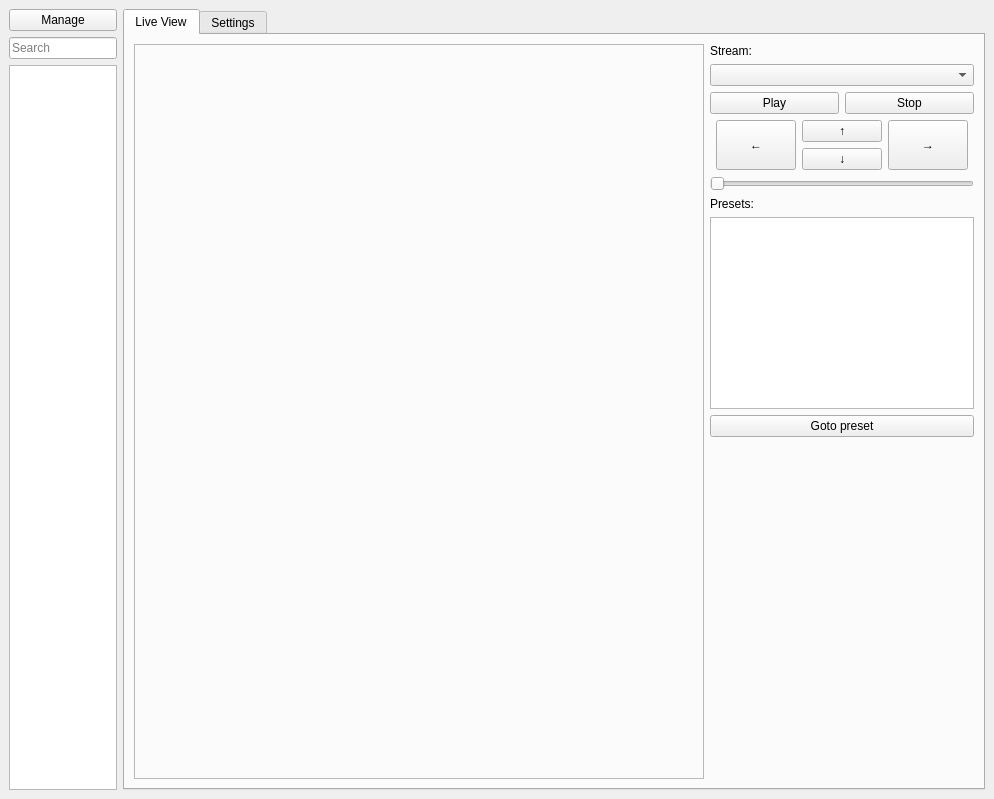
<?xml version="1.0" encoding="UTF-8"?>
<ui version="4.0">
 <class>MainWindow</class>
 <widget class="QMainWindow" name="MainWindow">
  <property name="geometry">
   <rect>
    <x>0</x>
    <y>0</y>
    <width>994</width>
    <height>799</height>
   </rect>
  </property>
  <property name="windowTitle">
   <string>CameraMan</string>
  </property>
  <widget class="QWidget" name="centralwidget">
   <layout class="QHBoxLayout" name="horizontalLayout_2">
    <item>
     <layout class="QHBoxLayout" name="horizontalLayout">
      <item>
       <layout class="QVBoxLayout" name="complexLayout">
        <item>
         <widget class="QPushButton" name="manage_btn">
          <property name="text">
           <string>Manage</string>
          </property>
         </widget>
        </item>
        <item>
         <widget class="QLineEdit" name="search_le">
          <property name="sizePolicy">
           <sizepolicy hsizetype="Minimum" vsizetype="Fixed">
            <horstretch>0</horstretch>
            <verstretch>0</verstretch>
           </sizepolicy>
          </property>
          <property name="placeholderText">
           <string>Search</string>
          </property>
         </widget>
        </item>
        <item>
         <widget class="QListWidget" name="stands_list">
          <property name="sizePolicy">
           <sizepolicy hsizetype="Ignored" vsizetype="Expanding">
            <horstretch>0</horstretch>
            <verstretch>0</verstretch>
           </sizepolicy>
          </property>
         </widget>
        </item>
       </layout>
      </item>
      <item>
       <widget class="QTabWidget" name="tabWidget">
        <property name="currentIndex">
         <number>0</number>
        </property>
        <widget class="QWidget" name="live_view_tab">
         <attribute name="title">
          <string>Live View</string>
         </attribute>
         <layout class="QHBoxLayout" name="horizontalLayout_4">
          <item>
           <layout class="QHBoxLayout" name="horizontalLayout_3">
            <item>
             <widget class="QFrame" name="media_frame">
              <property name="sizePolicy">
               <sizepolicy hsizetype="MinimumExpanding" vsizetype="Preferred">
                <horstretch>0</horstretch>
                <verstretch>0</verstretch>
               </sizepolicy>
              </property>
              <property name="frameShape">
               <enum>QFrame::StyledPanel</enum>
              </property>
              <property name="frameShadow">
               <enum>QFrame::Raised</enum>
              </property>
             </widget>
            </item>
            <item>
             <layout class="QVBoxLayout" name="verticalLayout">
              <item>
               <widget class="QLabel" name="label">
                <property name="text">
                 <string>Stream: </string>
                </property>
               </widget>
              </item>
              <item>
               <widget class="QComboBox" name="streams_cb"/>
              </item>
              <item>
               <layout class="QHBoxLayout" name="horizontalLayout_5">
                <item>
                 <widget class="QPushButton" name="play_btn">
                  <property name="text">
                   <string>Play</string>
                  </property>
                 </widget>
                </item>
                <item>
                 <widget class="QPushButton" name="stop_btn">
                  <property name="text">
                   <string>Stop</string>
                  </property>
                 </widget>
                </item>
               </layout>
              </item>
              <item>
               <layout class="QHBoxLayout" name="horizontalLayout_7">
                <item>
                 <widget class="QWidget" name="widget_2" native="true"/>
                </item>
                <item>
                 <widget class="QPushButton" name="ptz_left_btn">
                  <property name="sizePolicy">
                   <sizepolicy hsizetype="Minimum" vsizetype="Minimum">
                    <horstretch>0</horstretch>
                    <verstretch>0</verstretch>
                   </sizepolicy>
                  </property>
                  <property name="text">
                   <string>←</string>
                  </property>
                 </widget>
                </item>
                <item>
                 <layout class="QGridLayout" name="gridLayout_2">
                  <item row="0" column="0">
                   <widget class="QPushButton" name="ptz_up_btn">
                    <property name="text">
                     <string>↑</string>
                    </property>
                   </widget>
                  </item>
                  <item row="1" column="0">
                   <widget class="QPushButton" name="ptz_down_btn">
                    <property name="text">
                     <string>↓</string>
                    </property>
                   </widget>
                  </item>
                 </layout>
                </item>
                <item>
                 <widget class="QPushButton" name="ptz_right_btn">
                  <property name="sizePolicy">
                   <sizepolicy hsizetype="Minimum" vsizetype="Minimum">
                    <horstretch>0</horstretch>
                    <verstretch>0</verstretch>
                   </sizepolicy>
                  </property>
                  <property name="text">
                   <string>→</string>
                  </property>
                 </widget>
                </item>
                <item>
                 <widget class="QWidget" name="widget_3" native="true"/>
                </item>
               </layout>
              </item>
              <item>
               <widget class="QSlider" name="horizontalSlider">
                <property name="sizePolicy">
                 <sizepolicy hsizetype="Minimum" vsizetype="Fixed">
                  <horstretch>0</horstretch>
                  <verstretch>0</verstretch>
                 </sizepolicy>
                </property>
                <property name="orientation">
                 <enum>Qt::Horizontal</enum>
                </property>
               </widget>
              </item>
              <item>
               <widget class="QLabel" name="label_2">
                <property name="text">
                 <string>Presets:</string>
                </property>
               </widget>
              </item>
              <item>
               <widget class="QListWidget" name="presets_le">
                <property name="sizePolicy">
                 <sizepolicy hsizetype="Minimum" vsizetype="Minimum">
                  <horstretch>0</horstretch>
                  <verstretch>0</verstretch>
                 </sizepolicy>
                </property>
                <property name="resizeMode">
                 <enum>QListView::Adjust</enum>
                </property>
               </widget>
              </item>
              <item>
               <layout class="QHBoxLayout" name="horizontalLayout_6">
                <item>
                 <widget class="QPushButton" name="goto_btn">
                  <property name="text">
                   <string>Goto preset</string>
                  </property>
                 </widget>
                </item>
               </layout>
              </item>
              <item>
               <widget class="QWidget" name="widget" native="true">
                <property name="sizePolicy">
                 <sizepolicy hsizetype="Preferred" vsizetype="MinimumExpanding">
                  <horstretch>0</horstretch>
                  <verstretch>0</verstretch>
                 </sizepolicy>
                </property>
               </widget>
              </item>
             </layout>
            </item>
           </layout>
          </item>
         </layout>
        </widget>
        <widget class="QWidget" name="settings_tab">
         <attribute name="title">
          <string>Settings</string>
         </attribute>
        </widget>
       </widget>
      </item>
     </layout>
    </item>
   </layout>
  </widget>
 </widget>
 <resources/>
 <connections/>
</ui>
